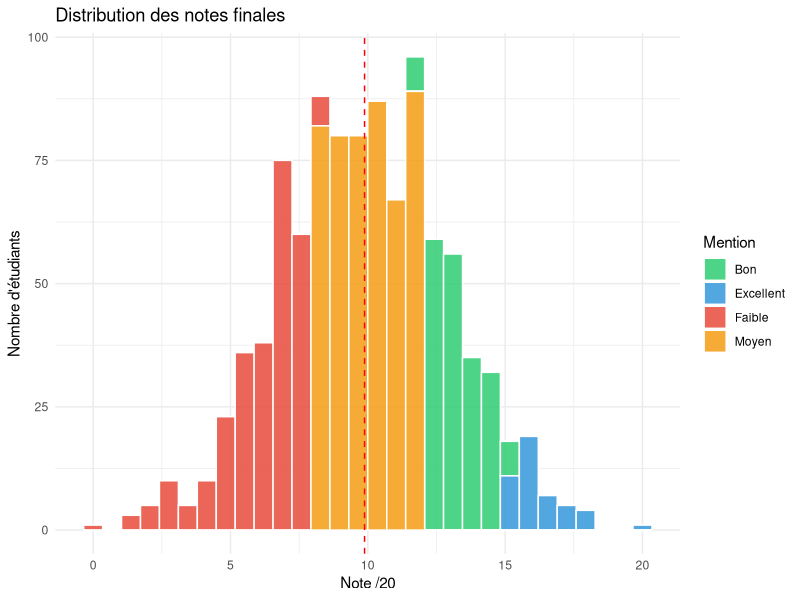
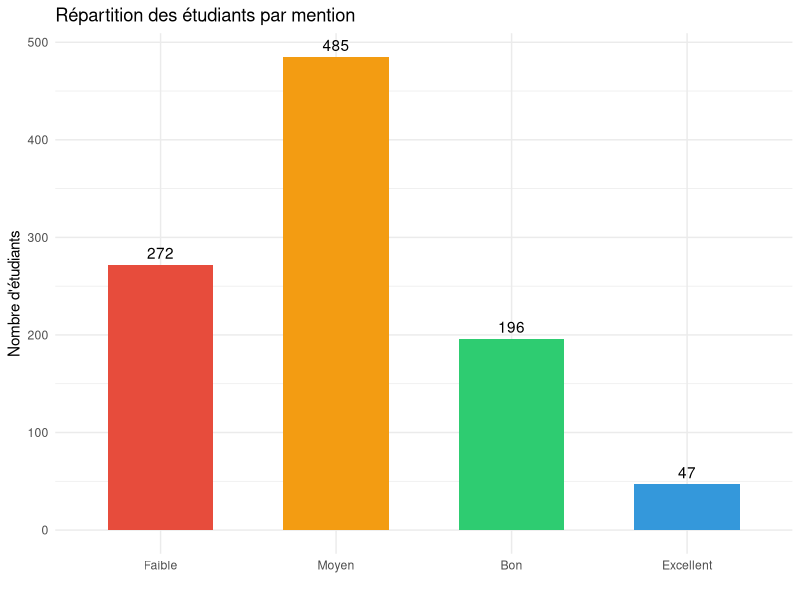
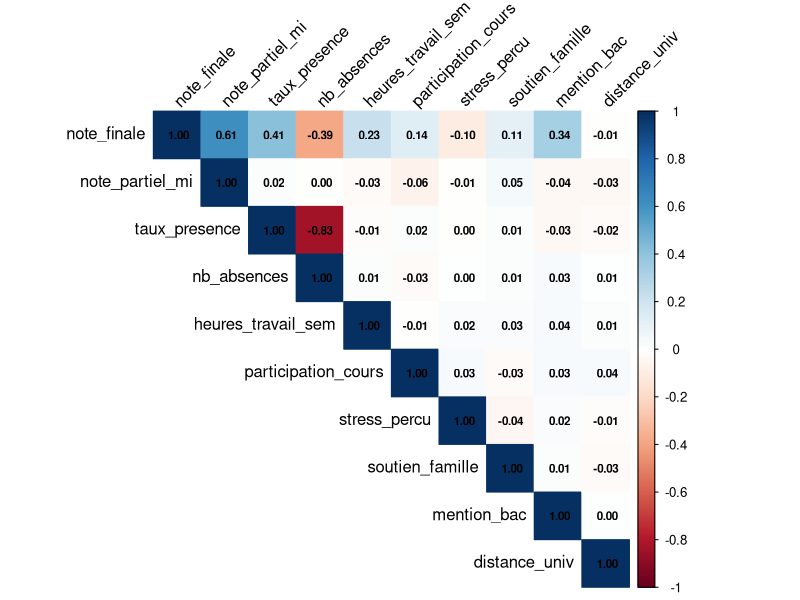
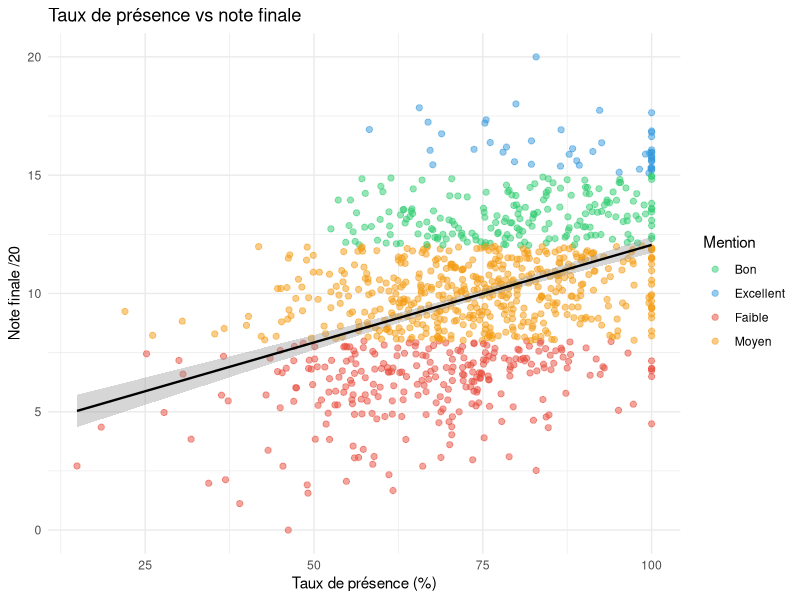
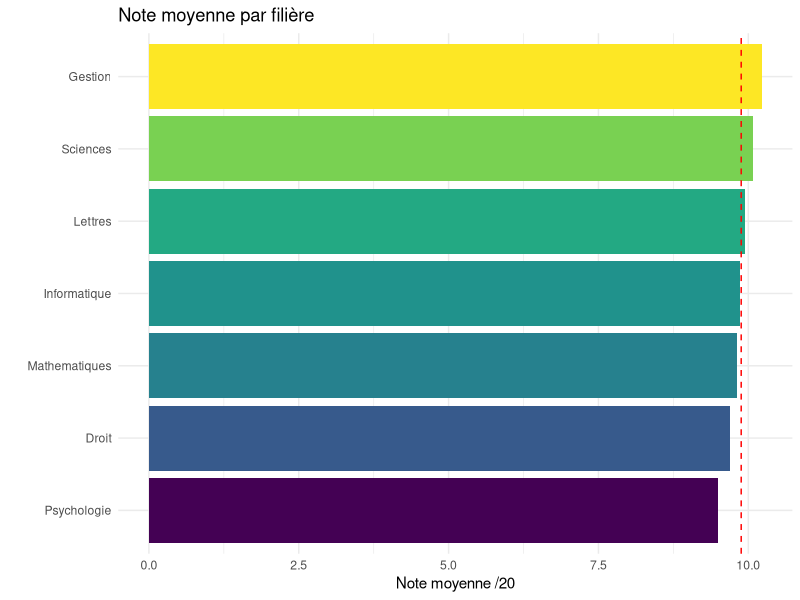
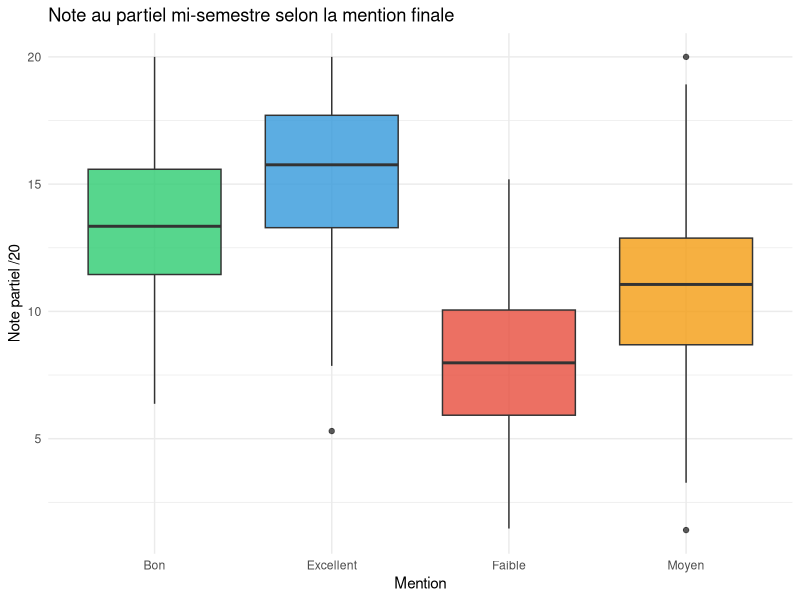
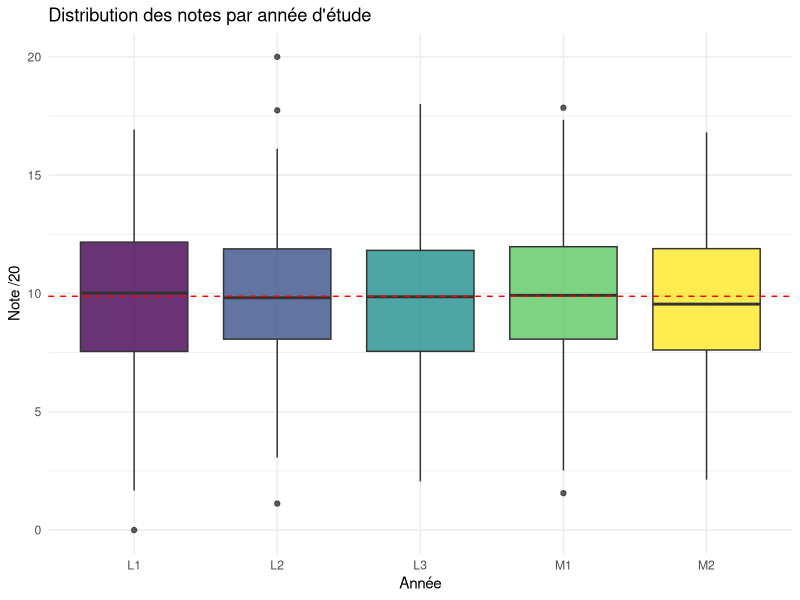
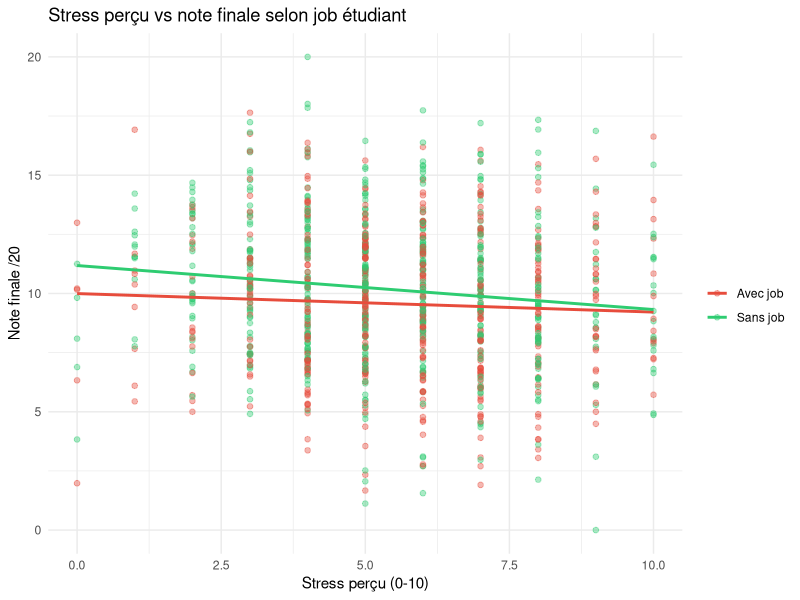

R code for these plots, in order:
## ---- chunk 1
knitr::opts_chunk$set(echo = TRUE, warning = FALSE, message = FALSE,
                       fig.align = "center", fig.width = 7, fig.height = 4.5)
library(tidyverse)
library(corrplot)
library(viridis)
## ---- chunk 2
df <- read.csv("../data/etudiants_notes.csv")
cat("Dimensions :", nrow(df), "lignes x", ncol(df), "colonnes\n")
str(df[, c("note_finale", "taux_presence", "note_partiel_mi", "mention")])
## ---- chunk 3
summary(df$note_finale)
## ---- chunk 4
ggplot(df, aes(x = note_finale)) +
  geom_histogram(aes(fill = mention), bins = 30, color = "white", alpha = 0.85) +
  geom_vline(aes(xintercept = mean(note_finale)), color = "red", linetype = "dashed") +
  scale_fill_manual(values = c("Faible"="#e74c3c","Moyen"="#f39c12",
                                "Bon"="#2ecc71","Excellent"="#3498db")) +
  labs(title = "Distribution des notes finales",
       x = "Note /20", y = "Nombre d'étudiants", fill = "Mention") +
  theme_minimal()
## ---- chunk 5
df %>%
  count(mention) %>%
  mutate(mention = factor(mention, levels = c("Faible","Moyen","Bon","Excellent"))) %>%
  ggplot(aes(x = mention, y = n, fill = mention)) +
  geom_col(width = 0.6) +
  geom_text(aes(label = n), vjust = -0.5) +
  scale_fill_manual(values = c("Faible"="#e74c3c","Moyen"="#f39c12",
                                "Bon"="#2ecc71","Excellent"="#3498db")) +
  labs(title = "Répartition des étudiants par mention",
       x = "", y = "Nombre d'étudiants") +
  theme_minimal() +
  theme(legend.position = "none")
## ---- chunk 6
vars_num <- df %>%
  select(note_finale, note_partiel_mi, taux_presence, nb_absences,
         heures_travail_sem, participation_cours, stress_percu,
         soutien_famille, mention_bac, distance_univ)

mat_corr <- cor(vars_num, use = "complete.obs")
corrplot(mat_corr, method = "color", type = "upper",
         addCoef.col = "black", number.cex = 0.7,
         tl.col = "black", tl.srt = 45)
## ---- chunk 7
corr_note <- mat_corr["note_finale", ] %>%
  sort(decreasing = TRUE) %>%
  .[-1]
knitr::kable(data.frame(Variable = names(corr_note), Correlation = round(corr_note, 3)),
             caption = "Corrélations avec la note finale")
## ---- chunk 8
ggplot(df, aes(x = taux_presence, y = note_finale, color = mention)) +
  geom_point(alpha = 0.5, size = 1.8) +
  geom_smooth(method = "lm", se = TRUE, color = "black", linewidth = 0.8) +
  scale_color_manual(values = c("Faible"="#e74c3c","Moyen"="#f39c12",
                                 "Bon"="#2ecc71","Excellent"="#3498db")) +
  labs(title = "Taux de présence vs note finale",
       x = "Taux de présence (%)", y = "Note finale /20", color = "Mention") +
  theme_minimal()
## ---- chunk 9
df %>%
  group_by(filiere) %>%
  summarise(moyenne = mean(note_finale), .groups = "drop") %>%
  arrange(moyenne) %>%
  ggplot(aes(x = reorder(filiere, moyenne), y = moyenne, fill = moyenne)) +
  geom_col() +
  geom_hline(yintercept = mean(df$note_finale), linetype = "dashed", color = "red") +
  scale_fill_viridis(option = "D") +
  coord_flip() +
  labs(title = "Note moyenne par filière",
       x = "", y = "Note moyenne /20") +
  theme_minimal() +
  theme(legend.position = "none")
## ---- chunk 10
ggplot(df, aes(x = mention, y = note_partiel_mi, fill = mention)) +
  geom_boxplot(alpha = 0.8) +
  scale_fill_manual(values = c("Faible"="#e74c3c","Moyen"="#f39c12",
                                "Bon"="#2ecc71","Excellent"="#3498db")) +
  labs(title = "Note au partiel mi-semestre selon la mention finale",
       x = "Mention", y = "Note partiel /20") +
  theme_minimal() +
  theme(legend.position = "none")
## ---- chunk 11
df %>%
  mutate(annee_etude = factor(annee_etude, levels = c("L1","L2","L3","M1","M2"))) %>%
  ggplot(aes(x = annee_etude, y = note_finale, fill = annee_etude)) +
  geom_boxplot(alpha = 0.8) +
  geom_hline(yintercept = mean(df$note_finale), linetype = "dashed", color = "red") +
  scale_fill_viridis(discrete = TRUE) +
  labs(title = "Distribution des notes par année d'étude",
       x = "Année", y = "Note /20") +
  theme_minimal() +
  theme(legend.position = "none")
## ---- chunk 12
df %>%
  mutate(job_label = ifelse(job_etudiant == 1, "Avec job", "Sans job")) %>%
  ggplot(aes(x = stress_percu, y = note_finale, color = job_label)) +
  geom_point(alpha = 0.4, size = 1.6) +
  geom_smooth(method = "lm", se = FALSE) +
  scale_color_manual(values = c("Avec job"="#e74c3c","Sans job"="#2ecc71")) +
  labs(title = "Stress perçu vs note finale selon job étudiant",
       x = "Stress perçu (0-10)", y = "Note finale /20", color = "") +
  theme_minimal()
## ---- chunk 13
df %>%
  group_by(soutien_famille) %>%
  summarise(moyenne = mean(note_finale), .groups = "drop") %>%
  ggplot(aes(x = soutien_famille, y = moyenne)) +
  geom_line(color = "steelblue", linewidth = 1) +
  geom_point(color = "steelblue", size = 3) +
  labs(title = "Note moyenne selon le niveau de soutien familial",
       x = "Soutien familial perçu (0-5)", y = "Note moyenne /20") +
  theme_minimal()
